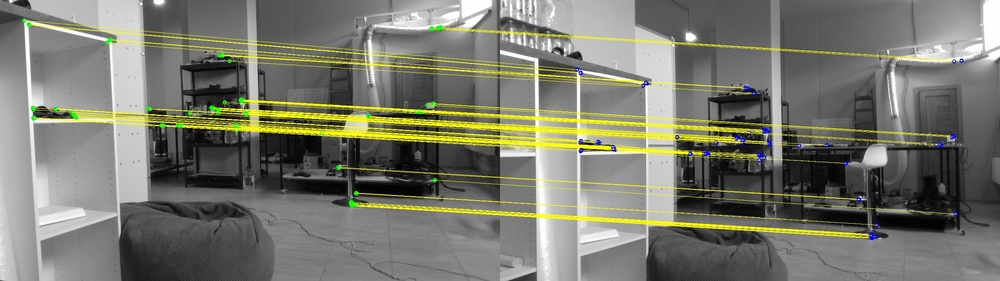
//> input picture test_rgb_frames/orb_matches_result.jpg, 1000 x 281 px, shrunk from 2560 x 720 before the run, given in place of image1.jpg, which was not available
$ ./bf_matcher   (built with g++ and OpenCV 4)
//> lines starting //> are read from the running program, lines starting //| are printed output that depends on the picture; pictures that were not available may be replaced by others from this repository, and a replacement may not be noted
#include <iostream>
#include <chrono>
#include <string>
#include <opencv2/opencv.hpp>
#include <opencv2/features2d.hpp>

int main(int argc, char** argv) {
    std::cout << "Программа запущена" << std::endl;

    // 1. Определяем пути к двум изображениям
    std::string imagePath1 = "../test_rgb_frames/image1.jpg";
    std::string imagePath2 = "../test_rgb_frames/image2.jpg";

    if (argc > 2) {
        imagePath1 = argv[1];
        imagePath2 = argv[2];
    }

    std::cout << "Загрузка первого изображения: " << imagePath1 << std::endl;
    std::cout << "Загрузка второго изображения: " << imagePath2 << std::endl;

    // 2. Загрузка изображений
    cv::Mat image1 = cv::imread(imagePath1, cv::IMREAD_GRAYSCALE);
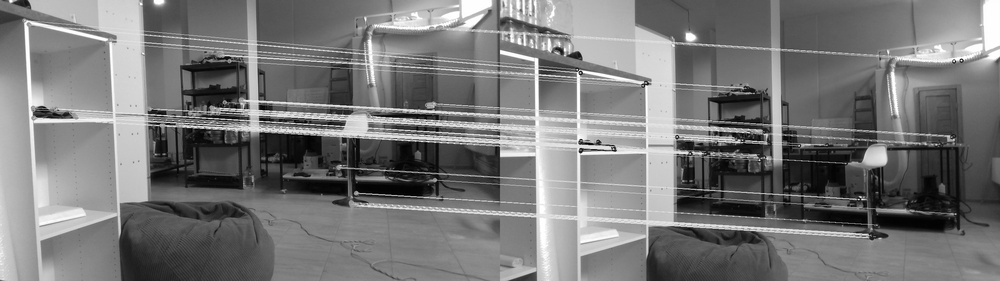
//> image1: 281 rows x 1000 cols, CV_8UC1; min 0, max 255, mean 119.5
    cv::Mat image2 = cv::imread(imagePath2, cv::IMREAD_GRAYSCALE);

    if (image1.empty()) {
        std::cerr << "Ошибка: не удалось загрузить первое изображение" << std::endl;
        return -1;
    }
    if (image2.empty()) {
        std::cerr << "Ошибка: не удалось загрузить второе изображение" << std::endl;
        return -1;
    }

    std::cout << "Первое изображение: " << image1.cols << "x" << image1.rows << std::endl;
//| Первое изображение: 1000x281
    std::cout << "Второе изображение: " << image2.cols << "x" << image2.rows << std::endl;
//| Второе изображение: 1000x281

    // 3. Настройка параметров ORB для SLAM
    int numFeatures = 300;

    cv::Ptr<cv::ORB> orb = cv::ORB::create(numFeatures);

    std::vector<cv::KeyPoint> keypoints1, keypoints2;
    cv::Mat descriptors1, descriptors2;

    // 4. Поиск ключевых точек на обоих изображениях
    auto start_time = std::chrono::high_resolution_clock::now();

    orb->detectAndCompute(image1, cv::noArray(), keypoints1, descriptors1);
//> keypoints1 = 300 keypoints; strongest (x, y, size): (580, 151, 31), (579, 141, 31), (615, 150, 31), (580, 148, 31)
    orb->detectAndCompute(image2, cv::noArray(), keypoints2, descriptors2);
//> keypoints2 has the same summary as keypoints1

    auto end_time = std::chrono::high_resolution_clock::now();
    std::chrono::duration<double, std::milli> time_taken = end_time - start_time;

    std::cout << "\n--- Ключевые точки ---" << std::endl;
    std::cout << "Кадр 1: " << keypoints1.size() << " точек" << std::endl;
//| Кадр 1: 300 точек
    std::cout << "Кадр 2: " << keypoints2.size() << " точек" << std::endl;
//| Кадр 2: 300 точек
    std::cout << "Время детекции: " << time_taken.count() << " мс" << std::endl;

    // 5. Матчинг дескрипторов
    // ORB использует бинарные дескрипторы, поэтому NORM_HAMMING
    cv::BFMatcher matcher(cv::NORM_HAMMING);
    std::vector<std::vector<cv::DMatch>> knnMatches;

    // Используем KNN matching с k=2 для Lowe's ratio test
    matcher.knnMatch(descriptors1, descriptors2, knnMatches, 2);
//> knnMatches = 300 matches

    // 6. Фильтрация совпадений (Lowe's ratio test)
    std::vector<cv::DMatch> goodMatches;
    float ratioThreshold = 0.75f;  // Стандартное значение Lowe

    for (const auto& matchPair : knnMatches) {
        if (matchPair.size() == 2 && matchPair[0].distance < ratioThreshold * matchPair[1].distance) {
            goodMatches.push_back(matchPair[0]);
        }
    }
//> after the loop, goodMatches = 300 matches

    std::cout << "\n--- Совпадения ---" << std::endl;
    std::cout << "Всего KNN совпадений: " << knnMatches.size() << std::endl;
//| Всего KNN совпадений: 300
    std::cout << "Хороших совпадений (после фильтрации): " << goodMatches.size() << std::endl;
//| Хороших совпадений (после фильтрации): 300

    // 7. Вычисление смещений
    if (!goodMatches.empty()) {
        std::vector<float> dx_values, dy_values;

        for (const auto& match : goodMatches) {
            cv::Point2f pt1 = keypoints1[match.queryIdx].pt;
            cv::Point2f pt2 = keypoints2[match.trainIdx].pt;

            float dx = pt2.x - pt1.x;
            float dy = pt2.y - pt1.y;

            dx_values.push_back(dx);
            dy_values.push_back(dy);
        }
//> this loop made 300 passes
//> pt2 on passes 1 to 3: Point(247, 104), Point(694, 152), Point(501, 53)
//> after the loop, dx_values = 300 values from 0 to 0; dy_values = 300 values from 0 to 0

        // Статистика смещений
        float sum_dx = 0, sum_dy = 0;
        for (size_t i = 0; i < dx_values.size(); i++) {
            sum_dx += dx_values[i];
            sum_dy += dy_values[i];
        }
//> after the loop, sum_dx = 0; sum_dy = 0

        float mean_dx = sum_dx / dx_values.size();
//> mean_dx = 0
        float mean_dy = sum_dy / dy_values.size();
//> mean_dy = 0

        std::cout << "\n--- Смещения ---" << std::endl;
        std::cout << "Среднее смещение по X: " << mean_dx << " пикселей" << std::endl;
//| Среднее смещение по X: 0 пикселей
        std::cout << "Среднее смещение по Y: " << mean_dy << " пикселей" << std::endl;
//| Среднее смещение по Y: 0 пикселей
        std::cout << "Общее среднее смещение: "
                  << std::sqrt(mean_dx * mean_dx + mean_dy * mean_dy) << " пикселей" << std::endl;
//| Общее среднее смещение: 0 пикселей
    }

    // 8. Визуализация: два кадра рядом с линиями соответствий
    cv::Mat combinedImage;

    // Создаем изображение с двумя кадрами рядом
    cv::hconcat(image1, image2, combinedImage);
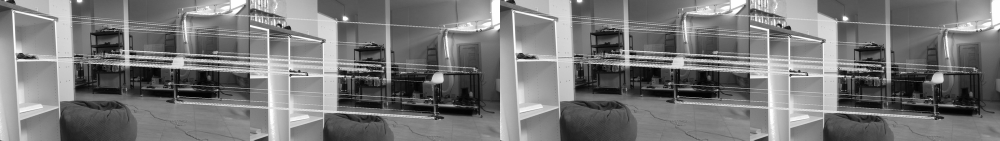
//> combinedImage: 281 rows x 2000 cols, CV_8UC1 (shown at 1/2 size); min 0, max 255, mean 119.5

    // Конвертируем в цветное для рисования линий
    cv::cvtColor(combinedImage, combinedImage, cv::COLOR_GRAY2BGR);
//> combinedImage: 281 rows x 2000 cols, CV_8UC3

    // Рисуем ключевые точки и линии соответствий
    for (const auto& match : goodMatches) {
        cv::Point2f pt1 = keypoints1[match.queryIdx].pt;
        cv::Point2f pt2 = keypoints2[match.trainIdx].pt;

        // Смещаем точку второго кадра вправо
        cv::Point2f pt2_shifted(pt2.x + image1.cols, pt2.y);

        // Рисуем ключевые точки
        cv::circle(combinedImage, pt1, 4, cv::Scalar(0, 255, 0), 2);
        cv::circle(combinedImage, pt2_shifted, 4, cv::Scalar(255, 0, 0), 2);

        // Рисуем линию соответствия
        cv::line(combinedImage, pt1, pt2_shifted, cv::Scalar(0, 255, 255), 1);
    }
//> this loop made 300 passes
//> (pt2, pt2_shifted) on passes 1 to 3: (Point(247, 104), Point(1247, 104)), (Point(694, 152), Point(1694, 152)), (Point(501, 53), Point(1501, 53))
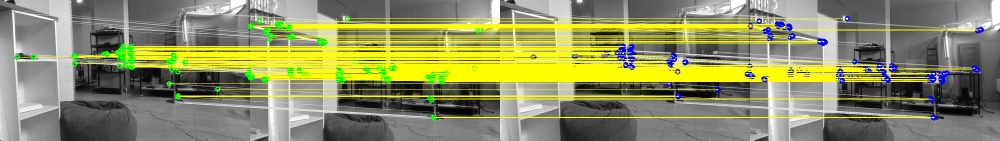
//> combinedImage: 281 rows x 2000 cols, CV_8UC3 (shown at 1/2 size); mean B, G, R 97.9, 143.1, 140.4

    // 9. Сохранение результата
    std::string outputPath = "../test_rgb_frames/orb_matches_result.jpg";
    cv::imwrite(outputPath, combinedImage);

    std::cout << "\nИзображение с соответствиями сохранено в: " << outputPath << std::endl;

    return 0;
}
